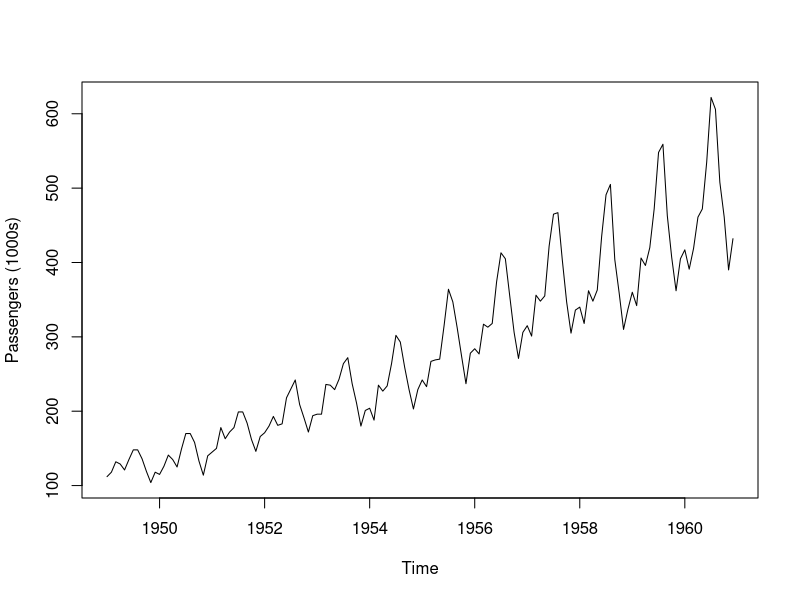
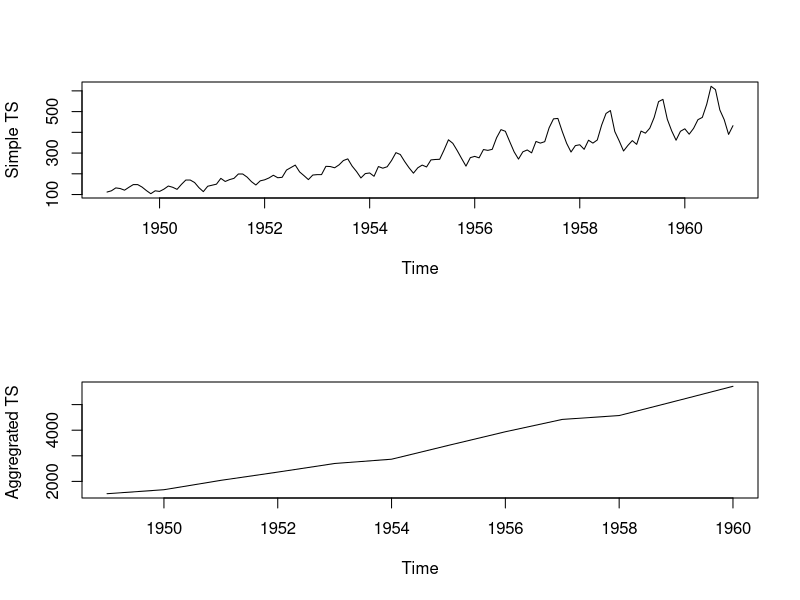
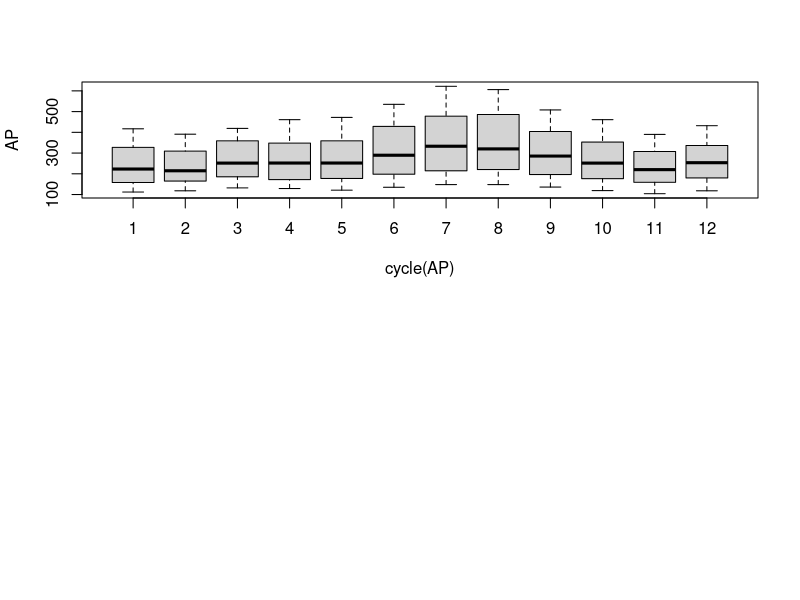
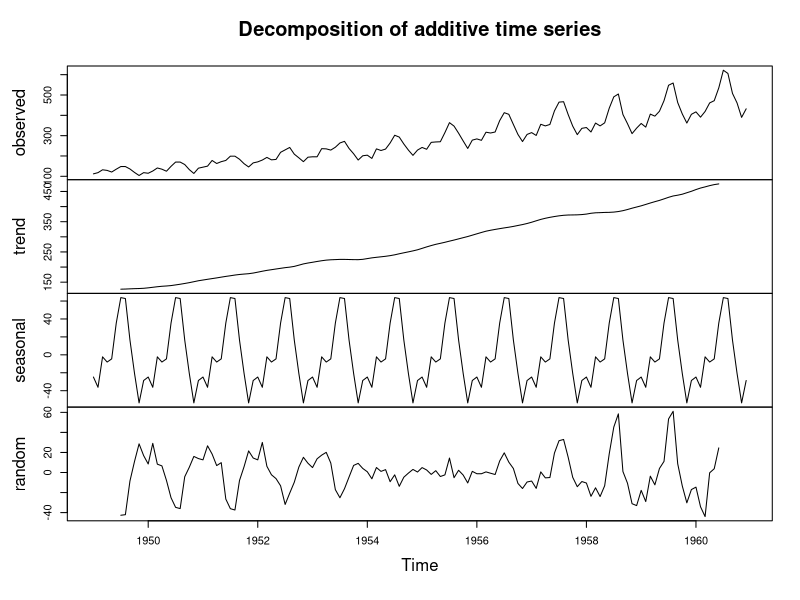
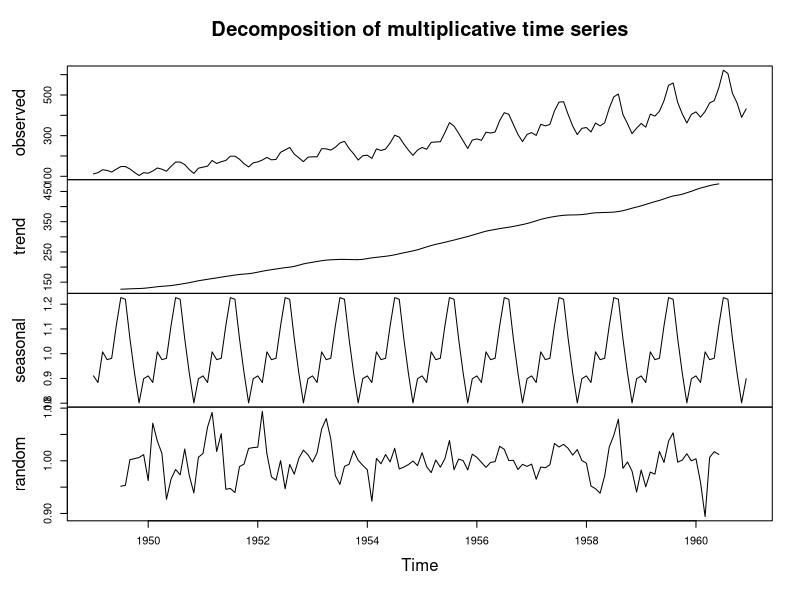
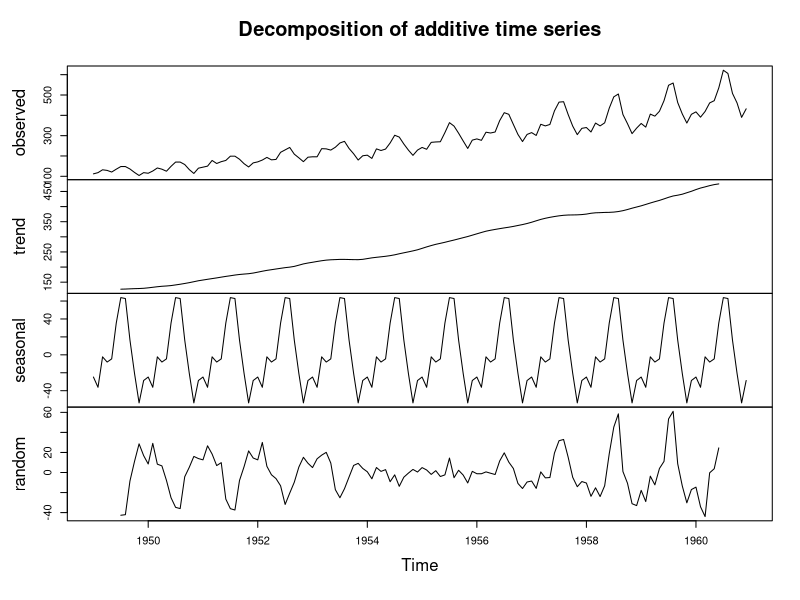
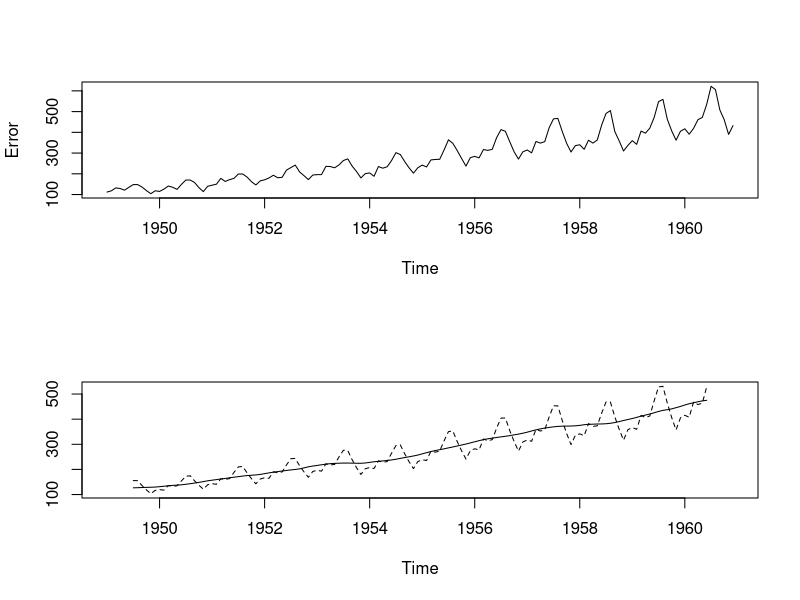
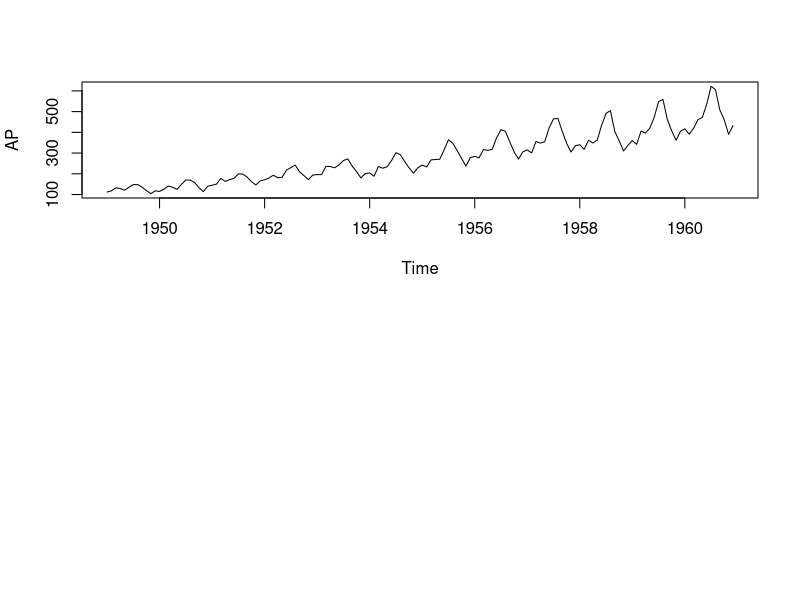

The R script that drew these images, in order: (Note: this script raises an error after producing the figures.)
# Time series: Basic Introduction
# This lecture is adapted from the book, "Introductory Time Series with R" by Paul S.P. Cowpertwait & A. Metcalfe, Springer series

# Time Series R code
# Load the built in Air Passengers Time Series dataset
data("AirPassengers") 
AP<-AirPassengers
class(AP)
start(AP)
end(AP)
frequency(AP) 
summary(AP)
# creating time plot
plot(AP, ylab="Passengers (1000s)")
# it is apparent that the number of passengers travelling on the airline is increasing with time. In general, a systematic change in a time series that does not appear to be periodic is known as a trend.
# A repeating pattern within each year is known as seasonal variation, although the term is applied more generally to repeating patterns within any fixed period, such as restaurant bookings on different days of the week. There is clear seasonal variation in the air passenger time series.
# However, many time series exhibit trends, which might, for example, be part of a longer cycle or be random and subject to unpredictable change. Random, or stochastic, trends are common in economic and financial time series. A regression model would not be appropriate for a stochastic trend.
# A time series plot not only emphasises patterns and features of the data but can also expose outliers and erroneous values. One cause of the latter is that missing data are sometimes coded using a negative value.  
# To get a clearer view of the trend, the seasonal effect can be removed by aggregating the data to the annual level, which can be achieved in R using the aggregate function. A summary of the values for each season can be viewed using a boxplot, with the cycle function being used to extract the seasons for each item of data.
# The plots can be put in a single graphics window using the layout function, which takes as input a vector (or matrix) for the location of each plot in the display window. 
layout(1:2)
plot(AP, ylab="Simple TS")
plot(aggregate(AP), ylab="Aggregrated TS ")
boxplot(AP~cycle(AP))

# You can see an increasing trend in the annual series and the seasonal effects in the boxplot. More people travelled during the summer months of June to September

# Decomposition in R
# In R, the function decompose estimates trends and seasonal effects using a moving average method. Nesting the function within plot (e.g., using                                                            plot(stl())) produces a single figure showing the original series xt and the decomposed series mt, st, and zt. 
plot(decompose(AP))
AP.decom <- decompose(AP, type = "mult") # # use type = "additive" for additive components
plot(AP.decom)
plot(decompose(AP, type = "add"))

Trend<- AP.decom$trend
Seasonal<- AP.decom$seasonal
Error<- AP.decom$x
plot(Error)
ts.plot(cbind(Trend, Trend * Seasonal), lty = 1:2) # Electricity production data: trend with superimposed multiplicative seasonal effects.


# How to test if a time series is stationary?
library(tseries)
adf.test(AP) # p-value < 0.05 indicates the TS is stationary
kpss.test(AP)

#Simple Moving Average
#Simple moving average can be calculated using ma() from forecast

plot(AP) # first plot the ts object
sm <- ma(AP, order=12) # 12 month moving average
lines(sm, col="red") # plot the moving average line on the previous plot

# Exponential smoothing
library(forecast)

# Simple exponential smoothing: Level Only
model <- hw(AP, initial = "optimal", h=(12), beta=NULL, gamma=NULL) # h is the no. periods to forecast

# Double Exponential smoothing: Level and Trend components
model <- hw(AP, initial = "optimal", h=(12), gamma=NULL)

# Holt Winters: Level, Trend and Seasonality
model <- hw(AP, initial = "optimal", h=(12))
plot(model)
accuracy(model) # calculate accuracy measures

# De-seasonlize a time series so as to see he seasonal pattern in the time series and helps to model the data without the seasonal effects.
library(forecast)
plot(decompose(AP, type = "additive"))
plot(decompose(AP, type = "mult"))
AP.decomp<- stl(AP, "periodic")
AP.deseason<- seasadj(AP.decomp)
plot(AirPassengers, type="l")  # original series
plot(AP.deseason, type="l") # seasonal adjusted
seasonplot(AP.deseason, 12, col=rainbow(12), year.labels=TRUE, main="Seasonal plot: Airpassengers") # seasonal frequency set as 12 for monthly data.

#ARIMA
#The forecast package offers auto.arima() function to fit ARIMA models. It can also be manually fit using Arima(). A drawback with ARIMA models in R is that it does not have the functionality to fit long seasonality of more than 350 periods eg: 365 days for daily data or 24 hours for 15 sec data.
# Fit and forecast with auto.arima()
autoArimaFit <- auto.arima(AP)
plot(forecast(autoArimaFit, h=20))
# Fit and forecast with Arima()
arimaFit <- Arima(AP,order=c(3,1,0))
plot(forecast(arimaFit,h=20))

